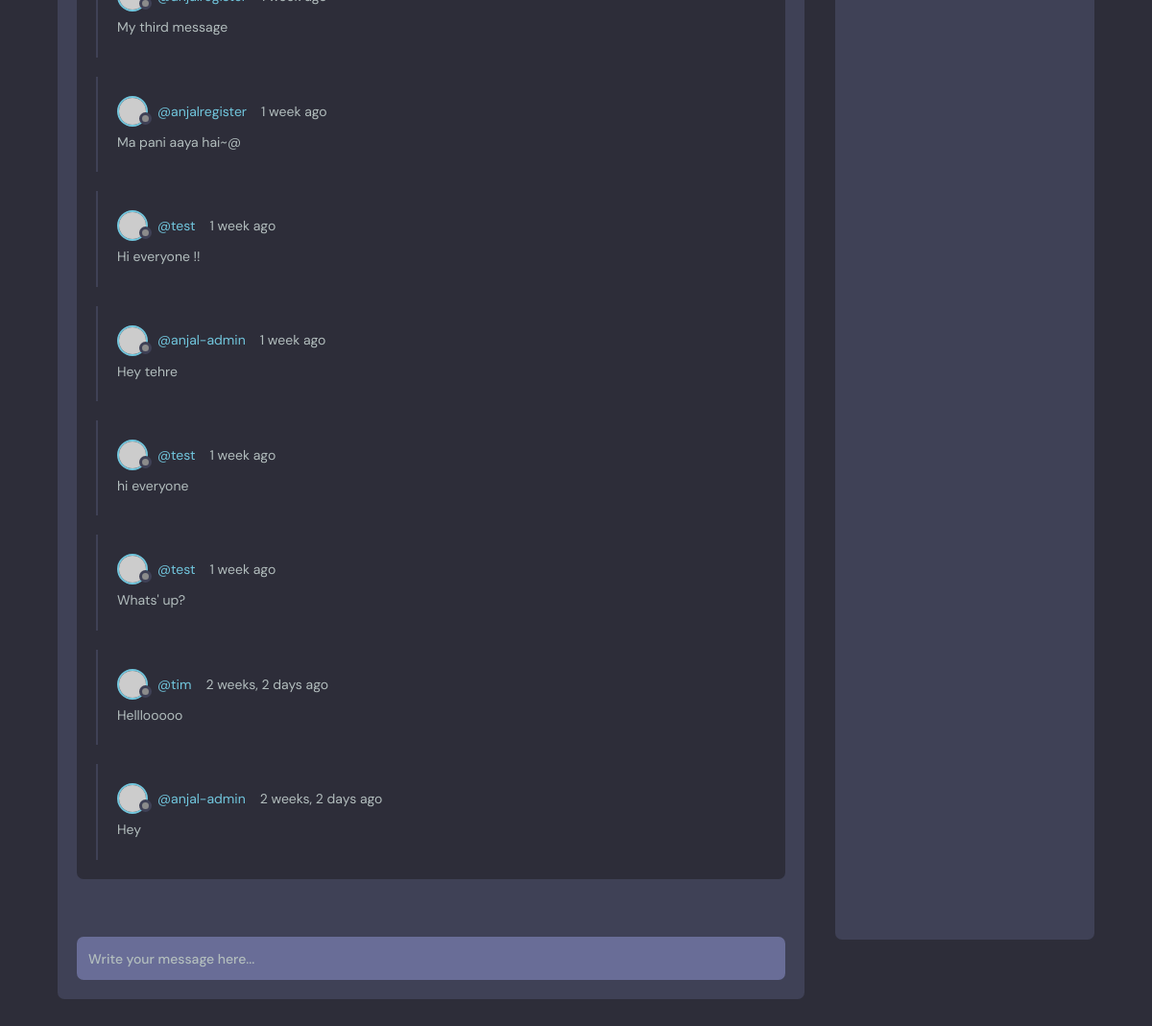
Page /room/1 (lower part) on the earlier database version.
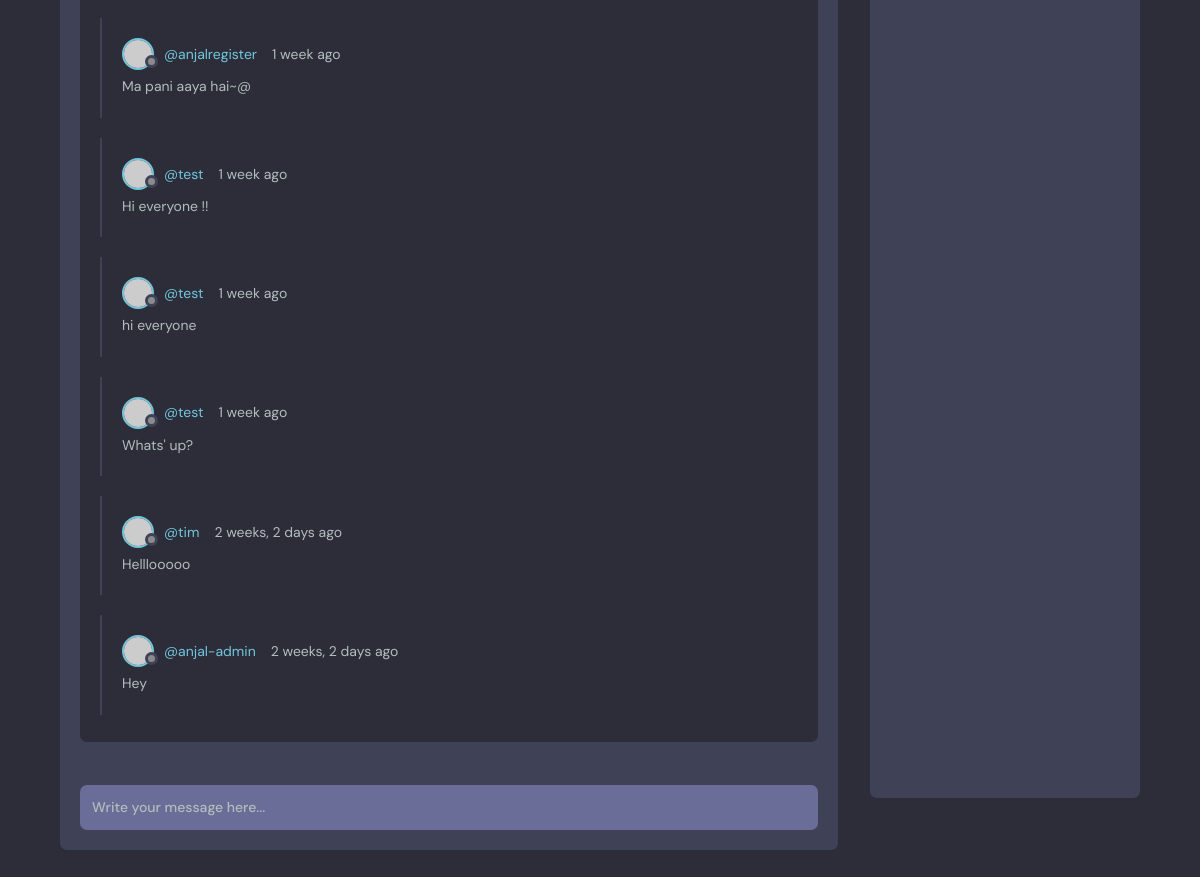
Same page on the later database version.
### base/models.py (models this page shows, shortened)
class Message(models.Model):
    user = models.ForeignKey(User, on_delete=models.CASCADE)
    room = models.ForeignKey(Room, on_delete=models.CASCADE)
    body = models.TextField()
    updated = models.DateTimeField(auto_now=True)
    created = models.DateTimeField(auto_now_add=True)
    class Meta:
        ordering = ['-created']

### base/views.py (the view, shortened to what this page needs)
# urls.py: path('room/<str:pk>', views.getRoom),
def room(request, pk):
    room = Room.objects.get(id=pk)
    room_messages = room.message_set.all().order_by('-created')
    participants = room.participants.all()
    context = {'room': room, 'room_messages':room_messages, 'participants':  participants}
    return render(request, 'base/room.html', context)

### base/models.py (called while the page is built)
    def __str__(self):
        return self.name

### base/templates/base/room.html (shortened to what this page needs)
{% extends 'main.html' %}
{% block content %}
    <main class="profile-page layout layout--2">
      <div class="container">
        <div class="room">
          <div class="room__box scroll">
            <div class="room__conversation">
              <div class="threads scroll">
                {% for message in room_messages %}
                <div class="thread">
                  <div class="thread__top">
                    <div class="thread__author">
                      <a href="{% url 'user-profile' message.user.id %}" class="thread__authorInfo">
                        <div class="avatar avatar--small">
                          <img src="https://randomuser.me/api/portraits/men/37.jpg" />
                        </div>
                        <span>@{{message.user.username}}</span>
                      </a>
                      <span class="thread__date">{{message.created|timesince}} ago</span>
                    </div>
                  </div>
                  <div class="thread__details">
                    {{ message.body }}
                  </div>
                </div>
                {% endfor %}
              </div>
            </div>
          </div>
          <div class="room__message">
            <form action="" method="POST">
              <input name="body" placeholder="Write your message here..." /></form>
          </div>
        </div>
        <div class="participants">
          <div class="participants__list scroll">
          </div>
        </div>
      </div>
    </main>
{% endblock content %}

Differences in the rows shown:
no longer on this page (row unchanged): Message: body "My third message"
removed Message: user.username "anjal-admin", created "1 week", body "Hey tehre"
